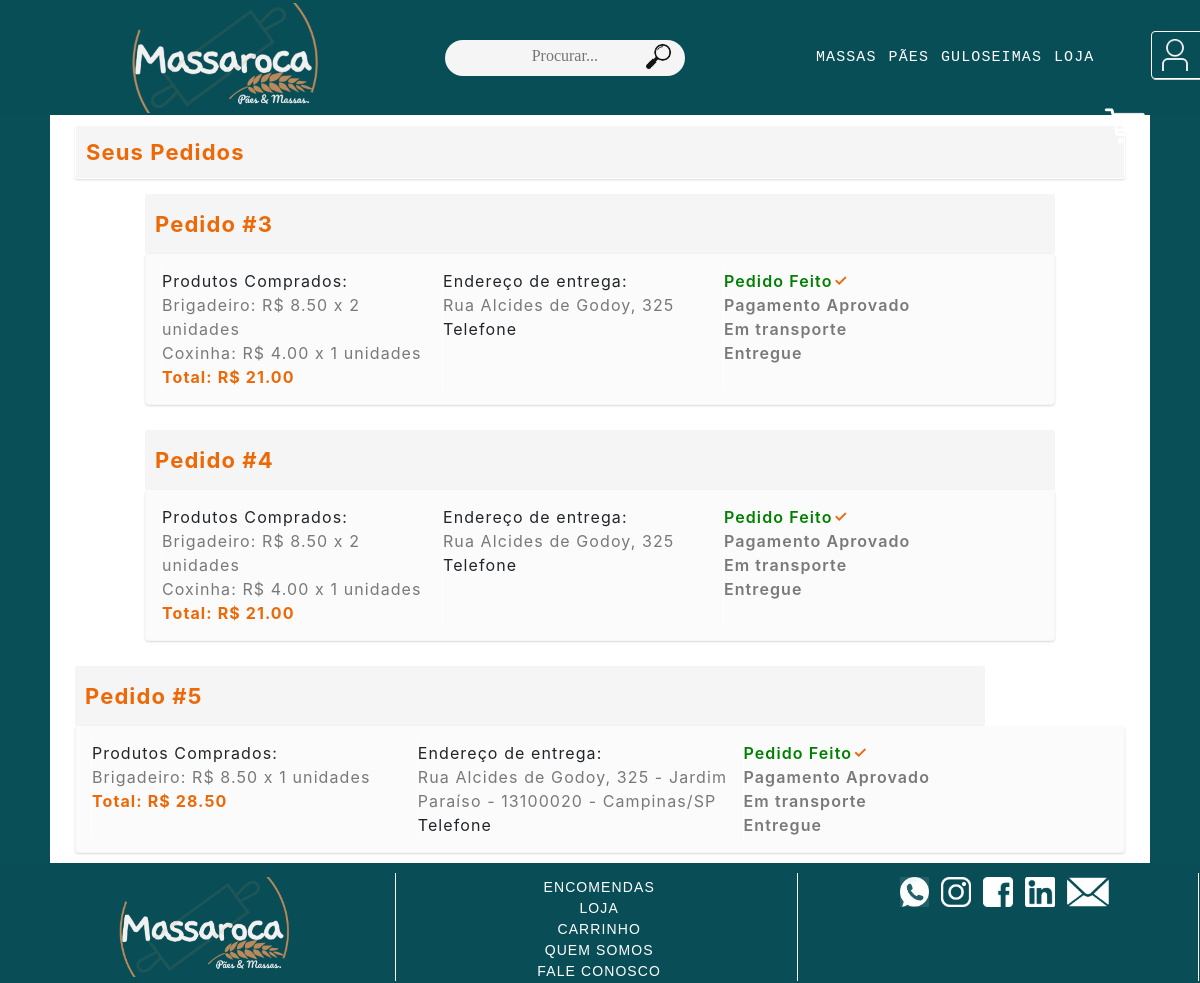
The page /pedidos (signed in) on the database its author committed.
### loja/models.py (models this page shows, shortened)
class Pedidos(models.Model):
    status_escolha = [
    ('Pedido Feito','Pedido Feito'),
    ('Pagamento Aprovado','Pagamento Aprovado'),
    ('Em transporte','Em transporte'),
    ('Entregue','Entregue'),
    ]
    Nome_do_cliente = models.CharField(max_length=128)
    Items = models.ManyToManyField(Produtos, blank=True, related_name="pedido")
    Quantidades = models.CharField(max_length = 512, null=True)
    Preço_total = models.DecimalField(max_digits=10, decimal_places=2)
    Cpf_cliente = models.CharField(max_length=16)
    Endereço_cliente = models.CharField(max_length=512)
    Status = models.CharField(max_length=32, choices=status_escolha, default='Pedido Feito')

class Produtos(models.Model):
    disponivel_escolha = [
    ('Sim','Sim'),
    ('Não','Não'),
    ]
    Nome = models.CharField(max_length=128)
    Categoriateste = models.ForeignKey(Categorias ,on_delete=models.CASCADE, default=0)
    Descrição = models.CharField(max_length=1024)
    Fotos = models.ImageField(upload_to='loja/static/produtos/fotos/')
    Fotos_2 = models.ImageField(upload_to='loja/static/produtos/fotos/')
    Preço = models.DecimalField(max_digits=10, decimal_places=2)
    Disponivel = models.CharField(max_length=8,choices=disponivel_escolha, default='Sim')

### loja/views.py (the view)
# urls.py: path("pedidos", views.my_orders, name="pedidos"),
def my_orders(request):
    if request.user.is_authenticated:
        pedidos = Pedidos.objects.filter(Cpf_cliente=request.user.userprofile.cpf)
        context = {
            "log": request.user.is_authenticated,
            "pedidos": pedidos,
            "username": request.user
        }
        final_status2 = final_status(request)
        context.update(final_status2)
        clear_status(request)
        return render(request, "loja/pedidos.html", context)
    else:
        status_code(request, 6)
        return HttpResponseRedirect(reverse("index"))

### loja/views.py (called while the page is built)
def clear_status(request):
    request.session['status'] = 'none'
    request.session['status2'] = 'none'
    request.session['status3'] = 'none'
    request.session['status4'] = 'none'
    request.session['status5'] = 'none'
    request.session['status6'] = 'none'
    request.session['status7'] = 'none'
    request.session['status8'] = 'none'
    request.session['status9'] = 'none'
    request.session['status10'] = 'none'

### loja/templates/loja/pedidos.html (shortened to what this page needs)
{% extends "loja/layout.html" %}
{% load static %}
{% block body %}
<div class="blocos" style="flex-direction: column; justify-content: flex-start;">
    <div class="titulo_pedidos">
        <div class="titulo_perfil">Seus Pedidos</div>
    </div>
    {% for pedido in pedidos %}
    <div class="pedidos">
        <div class="bloco_titulo">
            <div class="titulo_perfil">Pedido #{{pedido.id}}</div>
        </div>
        <div class="pedido_info">
            <div class="pedido_coluna">
                Produtos Comprados:
                {% for item in pedido.Items.all  %}{% for quantidade in pedido.Quantidades %}
                    {% if forloop.counter0 == forloop.parentloop.counter0 %}
                <li class="laranja">{{item.Nome}}: R$ {{item.Preço}} x {{quantidade}} unidades</li>
                    {% endif %}
                {% endfor %}{% endfor %}
                <li class="total"><strong>Total: R$ {{pedido.Preço_total}}</strong></li>
            </div>
            <div class="pedido_coluna">
                Endereço de entrega:
                <li class="laranja">{{pedido.Endereço_cliente}}</li>
                Telefone
            </div>
            <div class="pedido_coluna">
                {% if pedido.Status == "Pedido Feito" %}
                <li class="status checked">Pedido Feito</li>
                <li class="status">Pagamento Aprovado</li>
                <li class="status">Em transporte</li>
                <li class="status">Entregue</li>
                {% elif pedido.Status == "Pagamento Aprovado" %}
                <li class="status checked">Pedido Feito</li>
                <li class="status checked">Pagamento Aprovado</li>
                <li class="status">Em transporte</li>
                <li class="status">Entregue</li>
                {% elif pedido.Status == "Em transporte" %}
                <li class="status checked">Pedido Feito</li>
                <li class="status checked">Pagamento Aprovado</li>
                <li class="status checked">Em transporte</li>
                <li class="status">Entregue</li>
                {% elif pedido.Status == "Entregue" %}
                <li class="status checked">Pedido Feito</li>
                <li class="status checked">Pagamento Aprovado</li>
                <li class="status checked">Em transporte</li>
                <li class="status checked">Entregue</li>
                {% endif %}
            </div>
        </div>
    </div>
    {% endfor %}
</div>
{% endblock %}

### loja/static/styles.css (style rules this page uses)
body { font: arial,sans-serif; background-color: rgba(9,79,87); letter-spacing: 1.1px; min-width: 1100px; }
.titulo_perfil { font-style: normal; font-weight: 700; font-size: 22px; color: #ED6908; padding-left: 10px; }
.laranja { color: #797979; }
.bloco_titulo { display: flex; -webkit-box-pack: justify; justify-content: space-between; background: #f5f5f5; border: #ffffff; border-radius: 2px; -webkit-box-align: center; -webkit-align-items: center; min-height: 36px; font-weight: bold; width: 910px; height: 60px; }
div { box-sizing: border-box; }
.blocos { display: flex; flex-direction: row; flex-wrap: nowrap; justify-content: space-around; padding: 0 25px; width: 1100px; min-height: calc(100vh - 133px); background: white; margin-left: auto; margin-right: auto; }
li { list-style: none; }
.titulo_pedidos { align-items: center; box-shadow: rgba(0, 0, 0, 0.15) 0px 1px 2px; height: 54px; width: 100%; background-color: rgb(245, 245, 245); border: 0.5px solid rgb(255, 255, 255); border-radius: 2px; display: flex; margin-top: 10px; }
.pedidos { margin-top: 15px; align-self: center; margin-bottom: 10px; }
.pedido_coluna { min-height: 60px; width: 32%; border-left: 1px solid white; }
.pedido_info { display: flex; flex-flow: row; border: 1px solid #f5f5f5; border-top: 0; padding: 15px; background-color: #fbfbfb; border-radius: 4px; box-shadow: 0px 1px 2px rgba(0, 0, 0, 0.15); }
.total { color: #ED6908; }
.status.checked::after { opacity: 1; }
.status { font-weight: 600; color: #797979; }
.checked { color: green; }
.status::after { content: '\2713'; position: absolute; margin-top: 3px; line-height: 1; margin-left: 1px; color: #ED6908 !important; opacity: 0; }

### rows shown on the page
Pedidos: id "3", Preço_total "21.00", Endereço_cliente "Rua Alcides de Godoy, 325", Status "Pedido Feito"
Produtos: Nome "Brigadeiro" "Brigadeiro" "Brigadeiro", Preço "8.50" "8.50" "8.50", Quantidades "2" "2" "1"
Produtos: Nome "Coxinha" "Coxinha", Preço "4.00" "4.00", Quantidades "1" "1"
Pedidos: id "4", Preço_total "21.00", Endereço_cliente "Rua Alcides de Godoy, 325", Status "Pedido Feito"
Pedidos: id "5", Preço_total "28.50", Endereço_cliente "Rua Alcides de Godoy, 325 - Jardim Paraíso - 13100020 - Campinas/SP", Status "Pedido Feito"
